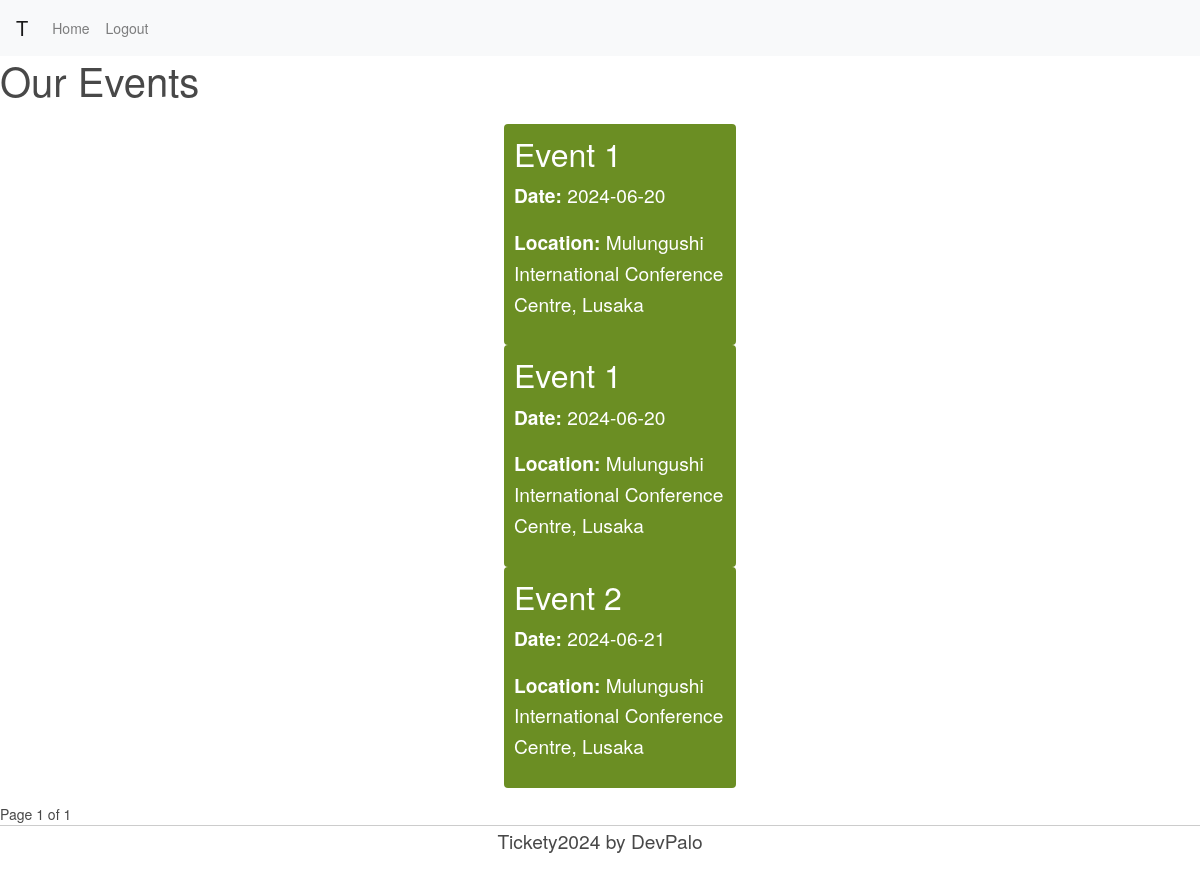
/browse-events (signed in), run on the app's committed database.
### models/event.py (models this page shows, shortened)
class Event(BaseModel):
    __tablename__ = 'events'
    ename = Column(String(255), nullable=False)
    date = Column(Date, nullable=False)
    time = Column(Time, nullable=False)
    venue = Column(String(255), nullable=False)
    places = Column(Integer, nullable=False)
    details = Column(Text, nullable=False)
    t_price = Column(Integer, nullable=False)
    user_id = Column(String(60), ForeignKey('users.id'), nullable=False)
    tickets = relationship("Ticket", back_populates="event")
    user = relationship("User", back_populates="events")

### routes.py (the view)
@bp.route('/browse-events')
def browse_events():
    try:
        page = request.args.get('page', 1, type=int)
        per_page = 10
        if current_user.is_authenticated:
            query = session.query(Event).filter(Event.user_id == current_user.id)
        else:
            query = Event.query
        total_events = query.count()
        events = query.offset((page - 1) * per_page).limit(per_page).all()
        total_pages = ceil(total_events / per_page)
    except NoResultFound:
        events = []
        total_pages = 1
    return render_template('events.html', events=events, page=page, total_pages=total_pages)

### __init__.py (called while the page is built)
@login_manager.user_loader
def load_user(user_id):
    session = Session()
    user = session.query(User).get(user_id)
    session.close()
    return user

### templates/events.html (shortened to what this page needs)
{% extends "base.html" %}
{% block content %}
<h1>Our Events</h1>
    <ul>
        {% for event in events %}
        <li class="event-card">
            <h2>{{ event.ename }}</h2>
            <p><strong>Date:</strong> {{ event.date }}</p>
            <p><strong>Location:</strong> {{ event.venue }}</p>
        </li>
        {% else %}
        <li>No events available.</li>
        {% endfor %}
    </ul>
    <div>
        Page {{ page }} of {{ total_pages }}
    </div>
    {% endblock %}

### templates/base.html (shortened to what this page needs)
<!DOCTYPE html>
<html lang="en">
<head>
    <link rel="stylesheet" href="https://stackpath.bootstrapcdn.com/bootstrap/4.5.2/css/bootstrap.min.css">
    <link rel="stylesheet" type="text/css" href="../static/styles/common.css?{{ cache_id }}">
    <link rel="stylesheet" type="text/css" href="../static/styles/footer.css?{{ cache_id }}">
    <link rel="stylesheet" type="text/css" href="../static/styles/objects.css?{{ cache_id }}">
    <link rel="stylesheet" type="text/css" href="../static/styles/ticket.css?{{ cache_id }}">
</head>
<body>
    <nav class="navbar navbar-expand-lg navbar-light bg-light">
        <a class="navbar-brand" href="#">T</a>
        <div class="collapse navbar-collapse" id="navbarNav">
            <ul class="navbar-nav">
                <li class="nav-item">
                    <a class="nav-link" href="{{ url_for('routes.index') }}">Home</a>
                </li>
                {% if current_user.is_authenticated %}
                <li class="nav-item">
                    <a class="nav-link" href="{{ url_for('routes.logout') }}">Logout</a>
                </li>
                {% endif %}
            </ul>
        </div>
    </nav>
    <div class="">
        {% block content %}
        {% endblock %}
    </div>
    <footer>
        <p>Tickety2024 by DevPalo</p>
    </footer>
</body>
</html>

### static/styles/common.css (style rules this page uses)
body { margin: 0; color: #484848; font-size: 14px; font-family: Circular, "Helvetica Neue", Helvetica, Arial, sans-serif; }
h1 { font-size: 2.5rem; margin-bottom: 20px; }
p { font-size: 1.2rem; line-height: 1.6; }
.event-card { width: 20%; margin: auto; background: #6b8e23ff; color: white; padding: 10px; border-radius: 4px; border: none; }

### static/styles/footer.css (style rules this page uses)
footer { background: white; height: 60px; width: 100%; bottom: 0; border-top: 1px solid #CCCCCC; }
footer p { text-align: center; top: 10%; bottom: 0; right: 0; left: 0; }
nav { position: fixed; }

### static/styles/objects.css (style rules this page uses)
a { text-decoration: none; color: #FFFFFF; }

### data on the page
Event: ename "Event 1", date "2024-06-20", venue "Mulungushi International Conference Centre, Lusaka"
Event: ename "Event 1", date "2024-06-20", venue "Mulungushi International Conference Centre, Lusaka"
Event: ename "Event 2", date "2024-06-21", venue "Mulungushi International Conference Centre, Lusaka"

### other printed values
{{ page }} "1"
{{ total_pages }} "1"
